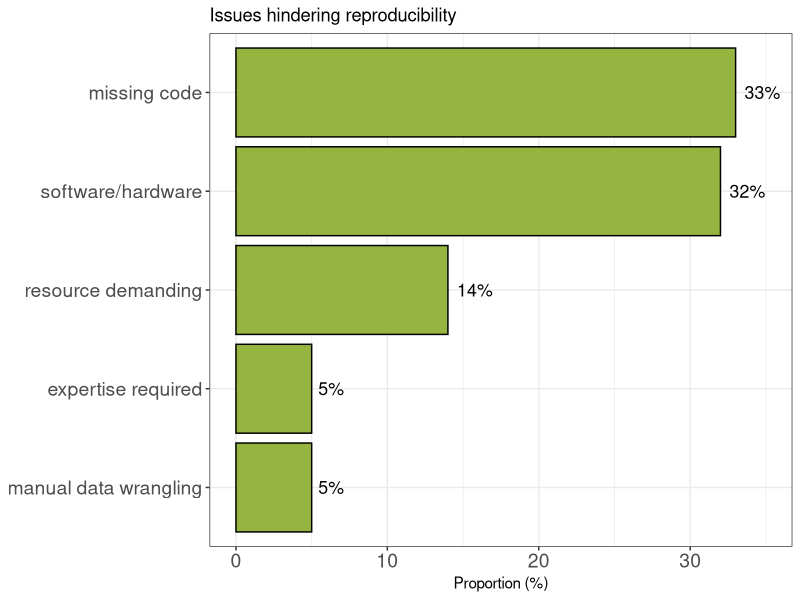

This chart was generated by the following R code:
## ---- chunk 1
#| echo: false
#| fig-width: 30
#| fig-height: 30
# Create test data
categories <- c(
    "Don't know",
    "No, there is no crisis",
    "Yes, a slight crisis",
    "Yes, a significant crisis"
)
data <- data.frame(category = factor(categories, levels = categories),
                   count = c(7, 3, 38, 52))

# Compute the cumulative percentages (top of each rectangle)
data <- data[order(data$category), ]
data$ymax = cumsum(data$count)

# Compute the bottom of each rectangle
data$ymin = c(0, head(data$ymax, n = -1))

# Make the plot
library("ggplot2")
survey_plot <- ggplot(data, aes(stat = "identity",
                                ymax = ymax,
                                ymin = ymin,
                                xmax = 4,
                                xmin = 3,
                                fill = category)) +
   geom_rect() +
   scale_fill_manual(values = c("#d7d7d5", "#6695b9", "#ef9b9a", "#e05656")) +
   coord_polar(theta = "y") +
   xlim(c(2, 4)) +
   geom_text(aes(label = paste0(round(count / sum(count) * 100, 1), "%"),
                 y = (ymin + ymax) / 2,
                 x = 3.5),
             color = "black", size = 20) +
   theme_void() +
   theme(legend.title = element_text(size = 70),
         legend.text  = element_text(size = 50)) +
   labs(fill = 'Is there a\nreproducibility crisis?')
## ---- chunk 2
#| echo: false
#| fig-width: 10
#| fig-height: 8
library(gtable)
items = c(
    "manual data wrangling", # 5
    "expertise required", # 5
    "resource demanding", # 14
    "software/hardware", # 18 + 14
    "missing code" # 23+5+5
)
table4 <- data.frame(
    result = factor(items, levels = items),
    value  = c(5, 5, 14, 32, 33)
)
ggplot(
    table4, aes(y = result, x = value)) +
    geom_bar(stat = "identity", fill = "#95b540", color = "black") +
    theme(plot.margin = unit(c(1, 1, 1, 1), 'cm'),
          axis.text.y = element_text(size=14)) +
    guides(fill = guide_legend(reverse = TRUE)) +
    geom_text(aes(label = paste0(value, "%")),
              hjust = -0.25,
              color = "black",
              size = 4.5) +
    labs(x = "Proportion (%)", y = NULL) +
    theme_bw() +
    scale_x_continuous(limits = c(0, 35)) +
    ggtitle("Issues hindering reproducibility") +
    theme(axis.text = element_text(size = 14))
